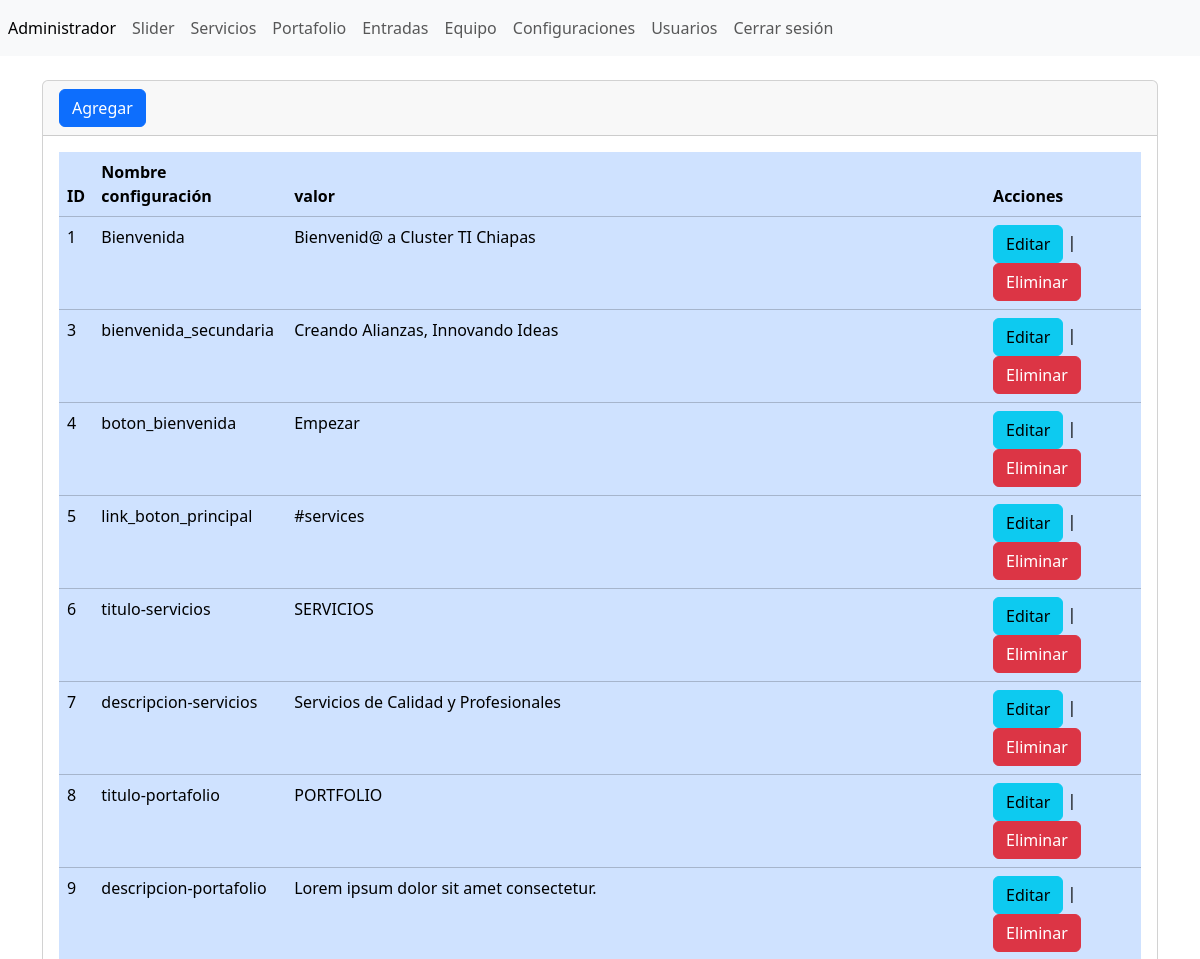
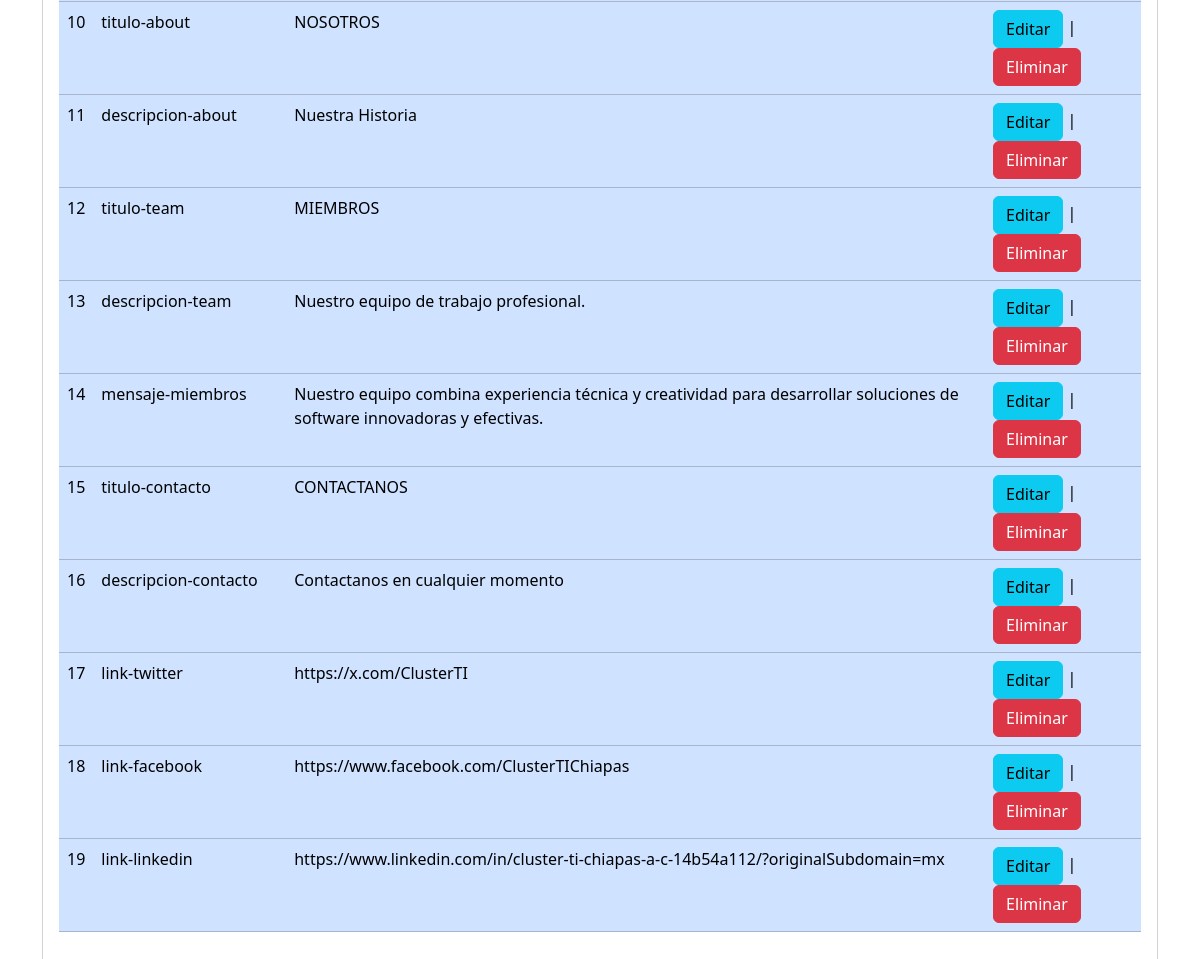
Screenshot of /website/admin/secciones/configuraciones/index.php (signed in) with the database file from the repository (2 pictures, top to bottom).
### tables this page shows
CREATE TABLE `configuraciones` (
  `id` int NOT NULL AUTO_INCREMENT,
  `nombreconfig` varchar(255) NOT NULL,
  `valor` varchar(255) NOT NULL,
  PRIMARY KEY (`id`)
);

### website/admin/secciones/configuraciones/index.php (the view, shortened to what this page needs)
<?php
include("../../bd.php");
$sentencia=$conexion->prepare("SELECT * FROM `configuraciones`");
$sentencia->execute();
$lista_config=$sentencia->fetchAll(PDO::FETCH_ASSOC);
include("../../templates/header.php")
?>
<div class="card">
    <div class="card-header"> <a
            name=""
            id=""
            class="btn btn-primary"
            href="crear.php"
            role="button"
            >Agregar</a
        ></div>
    <div class="card-body">
    <div
    class="table-responsive-sm"
>
    <table
        class="table table-primary"
    >
        <thead>
            <tr>
                <th scope="col">ID</th>
                <th scope="col">Nombre configuración</th>
                <th scope="col">valor</th>
                <th scope="col">Acciones</th>
            </tr>
        </thead>
        <tbody>
        <?php foreach ($lista_config as $registros){?>
            <tr class="">
                <td ><?php echo $registros['id'];?></td>
                <td><?php echo $registros['nombreconfig'];?></td>
                <td><?php echo $registros['valor'];?></td>
                <td> <a
                                name=""
                                id=""
                                class="btn btn-info"
                                href="editar.php?txtID=<?php echo $registros['id'];?>"
                                role="button"
                                >Editar</a
                            >
                            |
                            <a
                                name=""
                                id=""
                                class="btn btn-danger"
                                href="index.php?txtID=<?php echo $registros['id'];?>"
                                role="button"
                                >Eliminar</a
                            >
                        </td>
            </tr>
            <?php }?>
        </tbody>
    </table>
</div>
    </div>
</div>
<?php
include("../../templates/footer.php")
?>

### rows the page displays
configuraciones: id "1", nombreconfig "Bienvenida", valor "Bienvenid@ a Cluster TI Chiapas"
configuraciones: id "3", nombreconfig "bienvenida_secundaria", valor "Creando Alianzas, Innovando Ideas"
configuraciones: id "4", nombreconfig "boton_bienvenida", valor "Empezar"
configuraciones: id "5", nombreconfig "link_boton_principal", valor "#services"
configuraciones: id "6", nombreconfig "titulo-servicios", valor "SERVICIOS"
configuraciones: id "7", nombreconfig "descripcion-servicios", valor "Servicios de Calidad y Profesionales"
configuraciones: id "8", nombreconfig "titulo-portafolio", valor "PORTFOLIO"
configuraciones: id "9", nombreconfig "descripcion-portafolio", valor "Lorem ipsum dolor sit amet consectetur."
configuraciones: id "10", nombreconfig "titulo-about", valor "NOSOTROS"
configuraciones: id "11", nombreconfig "descripcion-about", valor "Nuestra Historia"
configuraciones: id "12", nombreconfig "titulo-team", valor "MIEMBROS"
configuraciones: id "13", nombreconfig "descripcion-team", valor "Nuestro equipo de trabajo profesional."
configuraciones: id "14", nombreconfig "mensaje-miembros", valor "Nuestro equipo combina experiencia técnica y creatividad para desarrollar soluciones de software innovadoras y efectivas."
configuraciones: id "15", nombreconfig "titulo-contacto", valor "CONTACTANOS"
configuraciones: id "16", nombreconfig "descripcion-contacto", valor "Contactanos en cualquier momento"
configuraciones: id "17", nombreconfig "link-twitter", valor "https://x.com/ClusterTI"
configuraciones: id "18", nombreconfig "link-facebook", valor "https://www.facebook.com/ClusterTIChiapas"
configuraciones: id "19", nombreconfig "link-linkedin", valor "https://www.linkedin.com/in/cluster-ti-chiapas-a-c-14b54a112/?originalSubdomain=mx"
